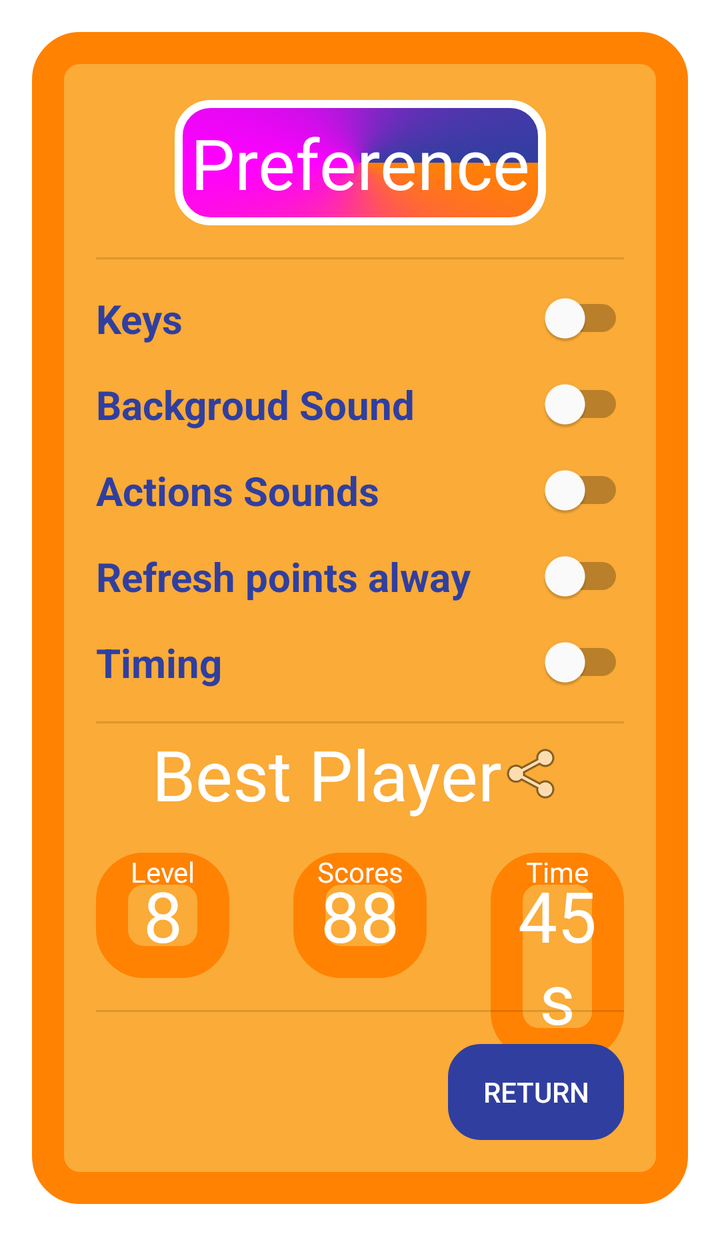
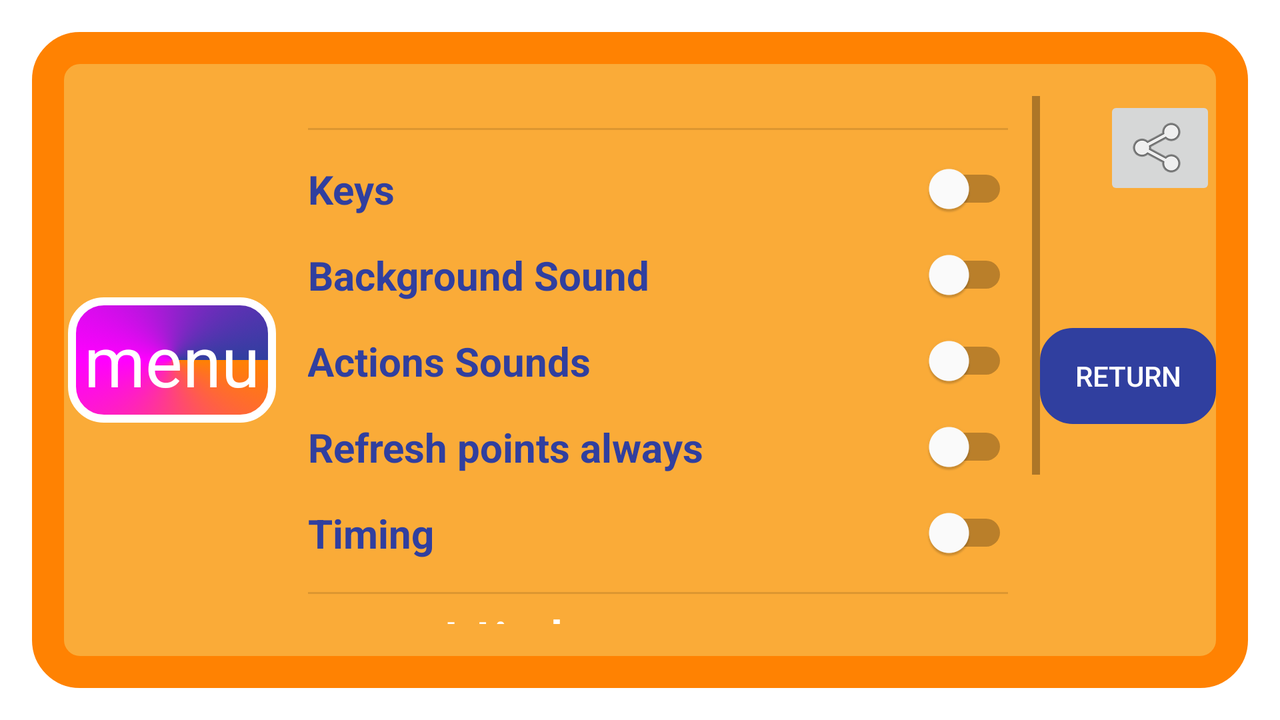

First picture: res/layout/ on a phone held upright. Second picture: the repository's own variant of that layout, on a device whose configuration matches the variant's folder. Source for both follows.
<!-- AndroidManifest.xml: application theme Theme.TSPSolutionAndGame -->
<!-- res/layout/pop_game_menu.xml -->
<?xml version="1.0" encoding="utf-8"?>
<ScrollView
    xmlns:android="http://schemas.android.com/apk/res/android"
    xmlns:app="http://schemas.android.com/apk/res-auto"
    xmlns:tools="http://schemas.android.com/tools"
    android:layout_width="match_parent"
    android:layout_height="wrap_content">
<androidx.constraintlayout.widget.ConstraintLayout
    android:layout_width="match_parent"
    android:layout_height="wrap_content"
    style="@style/Pop">

    <TextView
        android:id="@+id/title"
        style="@style/BoardItem"
        android:layout_width="wrap_content"
        android:layout_height="wrap_content"
        android:text="Preference"
        app:layout_constraintEnd_toEndOf="parent"
        app:layout_constraintStart_toStartOf="parent"
        app:layout_constraintTop_toTopOf="parent" />

    <Switch
        android:id="@+id/k_sound"
        style="@style/PopMenuSwitch"
        android:layout_width="0dp"
        android:layout_height="wrap_content"
        android:text="Actions Sounds"
        app:layout_constraintEnd_toEndOf="parent"
        app:layout_constraintStart_toStartOf="parent"
        app:layout_constraintTop_toBottomOf="@+id/b_sound" />

    <Switch
        android:id="@+id/refresh_points"
        style="@style/PopMenuSwitch"
        android:layout_width="0dp"
        android:layout_height="wrap_content"
        android:text="Refresh points alway"
        app:layout_constraintEnd_toEndOf="parent"
        app:layout_constraintStart_toStartOf="parent"
        app:layout_constraintTop_toBottomOf="@+id/k_sound" />

    <Switch
        android:id="@+id/keys"
        style="@style/PopMenuSwitch"
        android:layout_width="0dp"
        android:layout_height="wrap_content"
        android:text="Keys"
        app:layout_constraintEnd_toEndOf="parent"
        app:layout_constraintStart_toStartOf="parent"
        app:layout_constraintTop_toBottomOf="@+id/divider3" />

    <Switch
        android:id="@+id/b_sound"
        style="@style/PopMenuSwitch"
        android:layout_width="0dp"
        android:layout_height="wrap_content"
        android:text="Backgroud Sound"
        app:layout_constraintEnd_toEndOf="parent"
        app:layout_constraintStart_toStartOf="parent"
        app:layout_constraintTop_toBottomOf="@+id/keys" />

    <TextView
        android:id="@+id/level"
        style="@style/BoardItem"
        android:layout_width="0dp"
        android:layout_height="wrap_content"
        android:layout_margin="@dimen/fab_margin"
        android:background="@drawable/bg_"
        app:layout_constrainedWidth="false"
        app:layout_constraintDimensionRatio="w,h 1:1"
        app:layout_constraintEnd_toStartOf="@+id/scores"
        app:layout_constraintHorizontal_bias="0.5"
        app:layout_constraintStart_toStartOf="parent"
        app:layout_constraintTop_toBottomOf="@+id/textView3"
        tools:text="8" />

    <TextView
        android:id="@+id/scores"
        style="@style/BoardItem"
        android:layout_width="0dp"
        android:layout_height="wrap_content"
        android:layout_margin="@dimen/fab_margin"
        android:layout_marginTop="96dp"
        android:background="@drawable/bg_"
        app:layout_constraintEnd_toStartOf="@+id/time"
        app:layout_constraintHorizontal_bias="0.5"
        app:layout_constraintStart_toEndOf="@+id/level"
        app:layout_constraintTop_toBottomOf="@+id/textView3"
        tools:text="88" />

    <TextView
        android:id="@+id/time"
        style="@style/BoardItem"
        android:layout_width="0dp"
        android:layout_height="wrap_content"
        android:layout_margin="@dimen/fab_margin"
        android:layout_marginTop="32dp"
        android:background="@drawable/bg_"
        android:text="45s"
        app:layout_constraintEnd_toEndOf="parent"
        app:layout_constraintHorizontal_bias="0.5"
        app:layout_constraintStart_toEndOf="@+id/scores"
        app:layout_constraintTop_toBottomOf="@+id/textView3" />


    <TextView
        android:id="@+id/_level"
        style="@style/BoardItemLabel"
        android:layout_width="0dp"
        android:layout_height="wrap_content"
        android:text="Level"
        app:layout_constraintEnd_toEndOf="@id/level"
        app:layout_constraintStart_toStartOf="@id/level"
        app:layout_constraintTop_toTopOf="@id/level" />

    <TextView
        android:id="@+id/_scores"
        style="@style/BoardItemLabel"
        android:layout_width="0dp"
        android:layout_height="wrap_content"
        android:text="Scores"
        app:layout_constraintEnd_toEndOf="@id/scores"
        app:layout_constraintStart_toStartOf="@id/scores"
        app:layout_constraintTop_toTopOf="@id/scores" />

    <TextView
        android:id="@+id/_time"
        style="@style/BoardItemLabel"
        android:layout_width="0dp"
        android:layout_height="wrap_content"
        android:text="Time"
        app:layout_constraintEnd_toEndOf="@id/time"
        app:layout_constraintStart_toStartOf="@id/time"
        app:layout_constraintTop_toTopOf="@id/time" />

    <TextView
        android:id="@+id/textView3"
        style="@style/PopMenuSub"
        android:layout_width="wrap_content"
        android:layout_height="wrap_content"
        android:text="Best Player"
        app:drawableEndCompat="@android:drawable/ic_menu_share"
        app:layout_constraintEnd_toEndOf="parent"
        app:layout_constraintHorizontal_bias="0.495"
        app:layout_constraintStart_toStartOf="parent"
        app:layout_constraintTop_toBottomOf="@+id/divider" />

    <View
        android:id="@+id/divider"
        android:layout_width="0dp"
        android:layout_height="1dp"
        android:layout_margin="@dimen/fab_margin"
        android:layout_marginTop="49dp"
        android:background="?android:attr/listDivider"
        app:layout_constraintEnd_toEndOf="parent"
        app:layout_constraintHorizontal_bias="0.281"
        app:layout_constraintStart_toStartOf="parent"
        app:layout_constraintTop_toBottomOf="@+id/timing" />

    <View
        android:id="@+id/divider2"
        android:layout_width="0dp"
        android:layout_height="1dp"
        android:layout_margin="@dimen/fab_margin"
        android:background="?android:attr/listDivider"
        app:layout_constraintEnd_toEndOf="parent"
        app:layout_constraintStart_toStartOf="parent"
        app:layout_constraintTop_toBottomOf="@+id/scores" />

    <Switch
        android:id="@+id/timing"
        style="@style/PopMenuSwitch"
        android:layout_width="0dp"
        android:layout_height="wrap_content"
        android:text="Timing"
        app:layout_constraintEnd_toEndOf="parent"
        app:layout_constraintHorizontal_bias="0.111"
        app:layout_constraintStart_toStartOf="parent"
        app:layout_constraintTop_toBottomOf="@+id/refresh_points" />

    <View
        android:id="@+id/divider3"
        android:layout_width="0dp"
        android:layout_height="1dp"
        android:layout_margin="@dimen/fab_margin"
        android:background="?android:attr/listDivider"
        app:layout_constraintEnd_toEndOf="parent"
        app:layout_constraintStart_toStartOf="parent"
        app:layout_constraintTop_toBottomOf="@+id/title" />

    <Button
        android:id="@+id/close"
        style="@style/PopButton"
        android:layout_width="wrap_content"
        android:layout_height="wrap_content"
        android:layout_marginEnd="@dimen/fab_margin"
        android:text="Return"
        app:layout_constraintBottom_toBottomOf="parent"
        app:layout_constraintEnd_toEndOf="parent"
        app:layout_constraintTop_toBottomOf="@+id/divider2" />

</androidx.constraintlayout.widget.ConstraintLayout> </ScrollView>
<!-- resources referenced by this layout -->
<resources>
  <dimen name="fab_margin">16dp</dimen>
  <!-- drawable bg_ (drawable) -->
  <?xml version="1.0" encoding="utf-8"?>
  <shape xmlns:android="http://schemas.android.com/apk/res/android"
      android:shape="rectangle" >
      <solid  android:color="@color/yellowLight"/>
      <padding   android:right="8dp" android:left="@dimen/fab_margin"
          android:top="8dp" android:bottom="8dp"/>
  
      <stroke android:color="@color/yellowDark" android:width="@dimen/fab_margin" />
      <corners android:radius="@dimen/fab_margin"  ></corners>
  </shape>
  <style name="BoardItem" parent="Widget.AppCompat.TextView">
          <item name="android:background">@drawable/anim_bg_l</item>
          <item name="android:layout_margin">2dp</item>
          <item name="android:textSize">35sp</item>
          <item name="android:minWidth">70dp</item>
          <item name="android:textColor">@color/white</item>
          <item name="layout_constraintDimensionRatio">w 1:1</item>
          <item name="android:textAlignment">center</item>
      </style>
  <style name="BoardItemLabel" parent="Widget.AppCompat.TextView">
          <item name="android:textColor">@color/white</item>
          <item name="android:textSize">14sp</item>
          <item name="android:textAlignment">center</item>
      </style>
  <style name="Pop" parent="CardView">
          <item name="android:layout_margin">16dp</item>
          <item name="android:paddingTop">@dimen/title_padding_top</item>
          <item name="android:paddingBottom">@dimen/title_padding_top</item>
          <item name="android:paddingStart">@dimen/fab_margin</item>
          <item name="android:paddingEnd">@dimen/fab_margin</item>
          <item name="android:background">@drawable/bg_</item>
      </style>
  <style name="PopButton" parent="Widget.AppCompat.Button">
          <item name="android:textColor">@color/white</item>
          <item name="android:textAlignment">center</item>
          <item name="android:layout_marginTop">@dimen/fab_margin</item>
          <item name="android:background">@drawable/btn_b</item>
      </style>
  <style name="PopMenuSub" parent="Widget.AppCompat.TextView">
          <item name="android:layout_margin">2dp</item>
          <item name="android:textSize">35sp</item>
          <item name="android:minWidth">70dp</item>
          <item name="android:textColor">@color/white</item>
          <item name="android:textAlignment">center</item>
      </style>
  <style name="PopMenuSwitch" parent="Widget.AppCompat.CompoundButton.Switch">
          <item name="android:textSize">20sp</item>
          <item name="android:layout_margin">@dimen/fab_margin</item>
          <item name="android:textStyle">bold</item>
          <item name="android:textColor">@color/blueDark</item>
      </style>
  <color name="yellowLight">#FAAB38</color>
  <color name="yellowDark">#FF8202</color>
  <!-- drawable anim_bg_l (drawable) -->
  <?xml version="1.0" encoding="utf-8"?>
  <animation-list xmlns:android="http://schemas.android.com/apk/res/android"
      android:oneshot="false">
      <item android:drawable="@drawable/bg_l_1" android:duration="1000" />
      <item android:drawable="@drawable/bg_l_2" android:duration="1000" />
      <item android:drawable="@drawable/bg_l_3" android:duration="1000" />
  </animation-list>
  <color name="white">#FFFFFFFF</color>
  <dimen name="title_padding_top">32dp</dimen>
  <!-- drawable btn_b (drawable) -->
  <?xml version="1.0" encoding="utf-8"?>
  <shape xmlns:android="http://schemas.android.com/apk/res/android"
      android:shape="rectangle" >
      <stroke android:color="@color/white" android:width="1dp" />
      <solid android:color="@color/blackDark"/>
      <corners android:radius="@dimen/fab_margin"  ></corners>
      <padding   android:right="8dp" android:left="8dp"
          android:top="8dp" android:bottom="8dp"/>
  </shape>
  <color name="blueDark">#303F9F</color>
  <color name="blueLight">#6A7FF6</color>
  <color name="black">#000000</color>
  <color name="magenta">#ffff00ff</color>
</resources>
<!-- res/layout-land/pop_game_menu.xml (the repository's variant of the layout above) -->
<!-- drawn on the phone turned sideways -->
<?xml version="1.0" encoding="utf-8"?>
<androidx.constraintlayout.widget.ConstraintLayout xmlns:android="http://schemas.android.com/apk/res/android"
    xmlns:app="http://schemas.android.com/apk/res-auto"
    style="@style/Pop"
    android:layout_width="match_parent"
    android:layout_height="match_parent">


    <TextView
        android:id="@+id/title"
        style="@style/BoardItem"
        android:layout_width="wrap_content"
        android:layout_height="wrap_content"
        android:text="@string/menu"
        app:layout_constraintBottom_toBottomOf="parent"
        app:layout_constraintStart_toStartOf="parent"
        app:layout_constraintTop_toTopOf="parent" />

    <ScrollView
        android:id="@+id/scrollView"
        android:layout_width="0dp"
        android:layout_height="0dp"
        app:layout_constraintBottom_toBottomOf="parent"
        app:layout_constraintEnd_toStartOf="@+id/return_btn"
        app:layout_constraintHeight="wrap_content_constrained"
        app:layout_constraintStart_toEndOf="@+id/title"
        app:layout_constraintTop_toTopOf="parent">


        <androidx.constraintlayout.widget.ConstraintLayout
            android:layout_width="match_parent"
            android:layout_height="wrap_content">

            <Switch
                android:id="@+id/k_sound"
                style="@style/PopMenuSwitch"
                android:layout_width="0dp"
                android:layout_height="wrap_content"
                android:button="@color/blueDark"
                android:text="@string/actions_sounds"
                app:layout_constraintEnd_toEndOf="parent"
                app:layout_constraintStart_toStartOf="parent"
                app:layout_constraintTop_toBottomOf="@+id/b_sound" />

            <Switch
                android:id="@+id/refresh_points"
                style="@style/PopMenuSwitch"
                android:layout_width="0dp"
                android:layout_height="wrap_content"
                android:text="@string/refresh_points_always"
                app:layout_constraintEnd_toEndOf="parent"
                app:layout_constraintStart_toStartOf="parent"
                app:layout_constraintTop_toBottomOf="@+id/k_sound" />

            <Switch
                android:id="@+id/keys"
                style="@style/PopMenuSwitch"
                android:layout_width="0dp"
                android:layout_height="wrap_content"
                android:text="@string/keys"
                app:layout_constraintEnd_toEndOf="parent"
                app:layout_constraintStart_toStartOf="parent"
                app:layout_constraintTop_toBottomOf="@+id/divider3" />

            <Switch
                android:id="@+id/b_sound"
                style="@style/PopMenuSwitch"
                android:layout_width="0dp"
                android:layout_height="wrap_content"
                android:text="@string/background_sound"
                app:layout_constraintEnd_toEndOf="parent"
                app:layout_constraintStart_toStartOf="parent"
                app:layout_constraintTop_toBottomOf="@+id/keys" />

            <include
                android:id="@+id/lst_sub"
                layout="@layout/lst_sub"
                android:layout_width="match_parent"
                android:layout_height="wrap_content"
                app:layout_constraintEnd_toEndOf="parent"
                app:layout_constraintStart_toStartOf="parent"
                app:layout_constraintTop_toBottomOf="@+id/textView3" />

            <TextView
                android:id="@+id/textView3"
                style="@style/PopMenuSub"
                android:layout_width="wrap_content"
                android:layout_height="wrap_content"
                android:text="@string/highest_score"
                app:layout_constraintEnd_toEndOf="parent"
                app:layout_constraintStart_toStartOf="parent"
                app:layout_constraintTop_toBottomOf="@+id/divider" />

            <View
                android:id="@+id/divider"
                android:layout_width="0dp"
                android:layout_height="1dp"
                android:layout_margin="@dimen/fab_margin"
                android:layout_marginTop="32dp"
                android:background="?android:attr/listDivider"
                app:layout_constraintEnd_toEndOf="parent"
                app:layout_constraintHorizontal_bias="0.281"
                app:layout_constraintStart_toStartOf="parent"
                app:layout_constraintTop_toBottomOf="@+id/timing" />


            <Switch
                android:id="@+id/timing"
                style="@style/PopMenuSwitch"
                android:layout_width="0dp"
                android:layout_height="wrap_content"
                android:text="@string/timing"
                app:layout_constraintEnd_toEndOf="parent"
                app:layout_constraintStart_toStartOf="parent"
                app:layout_constraintTop_toBottomOf="@+id/refresh_points" />

            <View
                android:id="@+id/divider3"
                android:layout_width="0dp"
                android:layout_height="1dp"
                android:layout_margin="@dimen/fab_margin"
                android:background="?android:attr/listDivider"
                app:layout_constraintEnd_toEndOf="parent"
                app:layout_constraintStart_toStartOf="parent"
                app:layout_constraintTop_toTopOf="parent" />


        </androidx.constraintlayout.widget.ConstraintLayout>
    </ScrollView>


    <Button
        android:id="@+id/return_btn"
        style="@style/PopButton"
        android:layout_width="wrap_content"
        android:layout_height="wrap_content"

        android:text="@string/return_"
        app:layout_constraintBottom_toBottomOf="parent"
        app:layout_constraintEnd_toEndOf="parent"
        app:layout_constraintTop_toTopOf="parent" />
    <ImageButton
        android:id="@+id/share_img_btn"
        android:layout_width="wrap_content"
        android:layout_height="wrap_content"
        app:layout_constraintEnd_toEndOf="parent"
        app:layout_constraintTop_toTopOf="parent"
        app:srcCompat="@android:drawable/ic_menu_share" />
</androidx.constraintlayout.widget.ConstraintLayout>
<!-- res/layout/lst_sub.xml (included above) -->
<?xml version="1.0" encoding="utf-8"?>
<androidx.constraintlayout.widget.ConstraintLayout xmlns:android="http://schemas.android.com/apk/res/android"
    xmlns:app="http://schemas.android.com/apk/res-auto"
    xmlns:tools="http://schemas.android.com/tools"
    android:layout_width="match_parent"
    android:layout_height="wrap_content"
    android:padding="4dp">


    <TextView
        android:id="@+id/level"
        style="@style/BoardItem"
        android:layout_width="wrap_content"
        android:layout_height="wrap_content"
        android:layout_margin="@dimen/fab_margin"
        android:background="@drawable/bg_0"
        app:layout_constrainedWidth="false"
        app:layout_constraintDimensionRatio="w,h 1:1"
        app:layout_constraintEnd_toStartOf="@+id/scores"
        app:layout_constraintHorizontal_bias="0.5"
        app:layout_constraintStart_toStartOf="parent"
        tools:layout_editor_absoluteY="113dp"
        tools:text="8" />

    <TextView
        android:id="@+id/scores"
        style="@style/BoardItem"
        android:layout_width="wrap_content"
        android:layout_height="wrap_content"
        android:layout_margin="@dimen/fab_margin"
        android:background="@drawable/bg_0"
        app:layout_constraintEnd_toStartOf="@+id/time"
        app:layout_constraintHorizontal_bias="0.5"
        app:layout_constraintStart_toEndOf="@+id/level"
        app:layout_constraintTop_toTopOf="parent"
        tools:text="56" />

    <TextView
        android:id="@+id/time"
        style="@style/BoardItem"
        android:layout_width="wrap_content"
        android:layout_height="wrap_content"
        android:layout_margin="@dimen/fab_margin"
        android:background="@drawable/bg_0"
        android:text="09:45s"
        app:layout_constraintEnd_toEndOf="parent"
        app:layout_constraintHorizontal_bias="0.5"
        app:layout_constraintStart_toEndOf="@+id/scores"
        app:layout_constraintTop_toTopOf="parent" />


    <TextView
        android:id="@+id/_level"
        style="@style/BoardItemLabel"
        android:layout_width="0dp"
        android:layout_height="wrap_content"
        android:text="Level"
        app:layout_constraintEnd_toEndOf="@id/level"
        app:layout_constraintStart_toStartOf="@id/level"
        app:layout_constraintTop_toTopOf="@id/level" />

    <TextView
        android:id="@+id/_scores"
        style="@style/BoardItemLabel"
        android:layout_width="0dp"
        android:layout_height="wrap_content"
        android:text="Scores"
        app:layout_constraintEnd_toEndOf="@id/scores"
        app:layout_constraintStart_toStartOf="@id/scores"
        app:layout_constraintTop_toTopOf="@id/scores" />

    <TextView
        android:id="@+id/_time"
        style="@style/BoardItemLabel"
        android:layout_width="0dp"
        android:layout_height="wrap_content"
        android:text="Time"
        app:layout_constraintEnd_toEndOf="@id/time"
        app:layout_constraintStart_toStartOf="@id/time"
        app:layout_constraintTop_toTopOf="@id/time" />


    <androidx.constraintlayout.helper.widget.Flow
        android:id="@+id/flow"
        android:layout_width="0dp"
        android:layout_height="0dp"

        app:constraint_referenced_ids="level,scores,time"
        app:flow_horizontalAlign="center"
        app:flow_horizontalGap="4dp"
        app:flow_horizontalStyle="spread_inside"
        app:flow_verticalAlign="top"
        app:flow_verticalGap="2dp"
        app:layout_constraintBottom_toBottomOf="parent"
        app:layout_constraintEnd_toEndOf="parent"
        app:layout_constraintStart_toStartOf="parent"
        app:layout_constraintTop_toTopOf="parent" />
</androidx.constraintlayout.widget.ConstraintLayout>
<!-- resources referenced by the variant -->
<!-- as the phone turned sideways resolves them -->
<resources>
  <color name="blueDark">#303F9F</color>
  <dimen name="fab_margin">16dp</dimen>
  <string name="actions_sounds">Actions Sounds</string>
  <string name="background_sound">Background Sound</string>
  <string name="highest_score">Highest score</string>
  <string name="keys">Keys</string>
  <string name="menu">menu</string>
  <string name="refresh_points_always">Refresh points always</string>
  <string name="return_">Return</string>
  <string name="timing">Timing</string>
  <style name="BoardItem" parent="Widget.AppCompat.TextView">
          <item name="android:background">@drawable/anim_bg_l</item>
          <item name="android:layout_margin">2dp</item>
          <item name="android:textSize">35sp</item>
          <item name="android:minWidth">70dp</item>
          <item name="android:textColor">@color/white</item>
          <item name="layout_constraintDimensionRatio">w 1:1</item>
          <item name="android:textAlignment">center</item>
      </style>
  <style name="BoardItemLabel" parent="Widget.AppCompat.TextView">
          <item name="android:textColor">@color/white</item>
          <item name="android:textSize">14sp</item>
          <item name="android:textAlignment">center</item>
      </style>
  <style name="Pop" parent="CardView">
          <item name="android:layout_margin">16dp</item>
          <item name="android:paddingTop">@dimen/title_padding_top</item>
          <item name="android:paddingBottom">@dimen/title_padding_top</item>
          <item name="android:paddingStart">@dimen/fab_margin</item>
          <item name="android:paddingEnd">@dimen/fab_margin</item>
          <item name="android:background">@drawable/bg_</item>
      </style>
  <style name="PopButton" parent="Widget.AppCompat.Button">
          <item name="android:textColor">@color/white</item>
          <item name="android:textAlignment">center</item>
          <item name="android:layout_marginTop">@dimen/fab_margin</item>
          <item name="android:background">@drawable/btn_b</item>
      </style>
  <style name="PopMenuSub" parent="Widget.AppCompat.TextView">
          <item name="android:layout_margin">2dp</item>
          <item name="android:textSize">35sp</item>
          <item name="android:minWidth">70dp</item>
          <item name="android:textColor">@color/white</item>
          <item name="android:textAlignment">center</item>
      </style>
  <style name="PopMenuSwitch" parent="Widget.AppCompat.CompoundButton.Switch">
          <item name="android:textSize">20sp</item>
          <item name="android:layout_margin">@dimen/fab_margin</item>
          <item name="android:textStyle">bold</item>
          <item name="android:textColor">@color/blueDark</item>
      </style>
  <color name="blueLight">#6A7FF6</color>
  <!-- drawable anim_bg_l (drawable) -->
  <?xml version="1.0" encoding="utf-8"?>
  <animation-list xmlns:android="http://schemas.android.com/apk/res/android"
      android:oneshot="false">
      <item android:drawable="@drawable/bg_l_1" android:duration="1000" />
      <item android:drawable="@drawable/bg_l_2" android:duration="1000" />
      <item android:drawable="@drawable/bg_l_3" android:duration="1000" />
  </animation-list>
  <color name="white">#FFFFFFFF</color>
  <dimen name="title_padding_top">32dp</dimen>
  <!-- drawable btn_b (drawable) -->
  <?xml version="1.0" encoding="utf-8"?>
  <shape xmlns:android="http://schemas.android.com/apk/res/android"
      android:shape="rectangle" >
      <stroke android:color="@color/white" android:width="1dp" />
      <solid android:color="@color/blackDark"/>
      <corners android:radius="@dimen/fab_margin"  ></corners>
      <padding   android:right="8dp" android:left="8dp"
          android:top="8dp" android:bottom="8dp"/>
  </shape>
  <color name="yellowDark">#FF8202</color>
  <color name="yellowLight">#FAAB38</color>
  <color name="black">#000000</color>
  <color name="magenta">#ffff00ff</color>
</resources>
